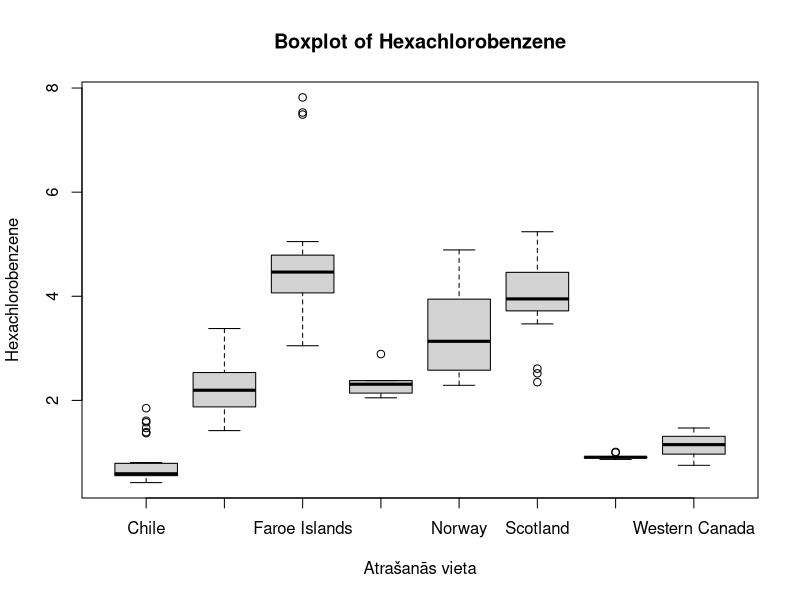
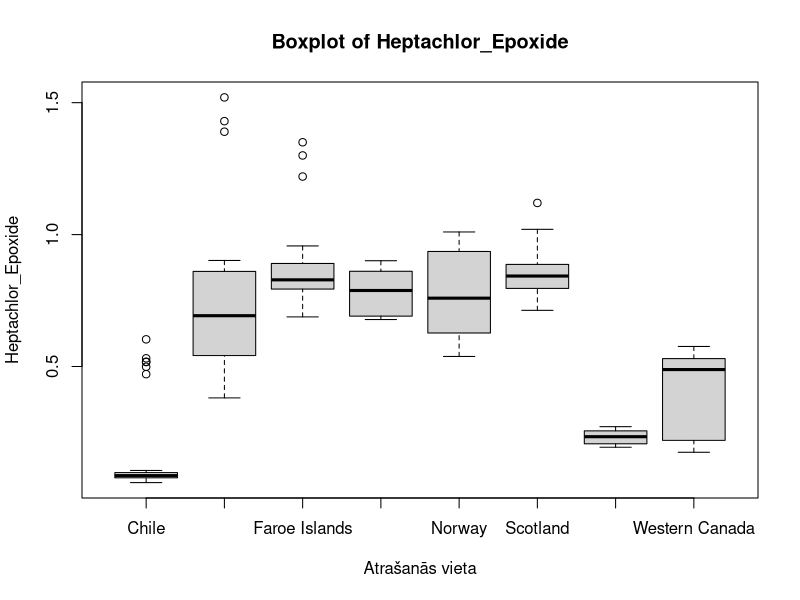
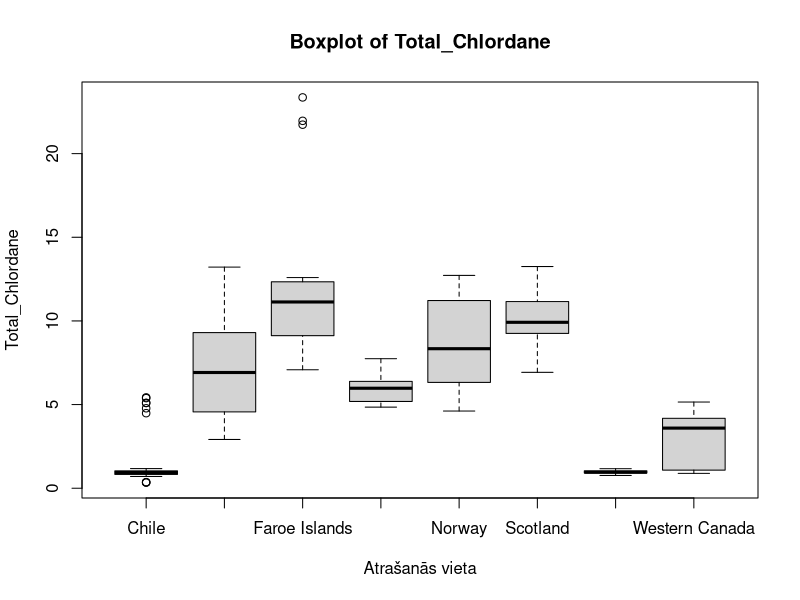
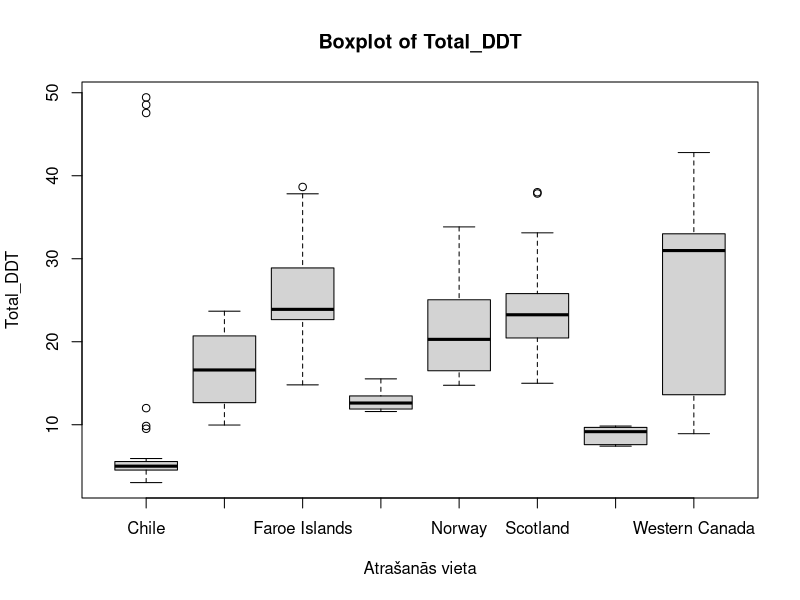
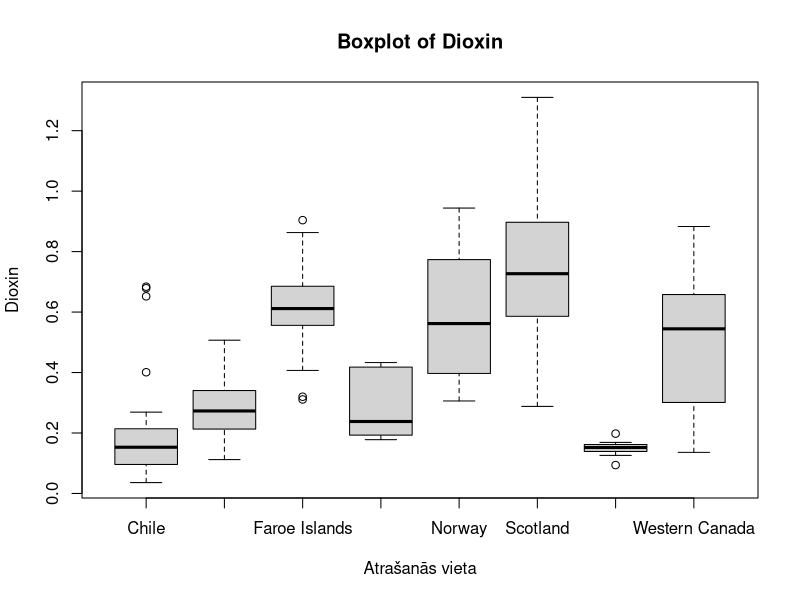
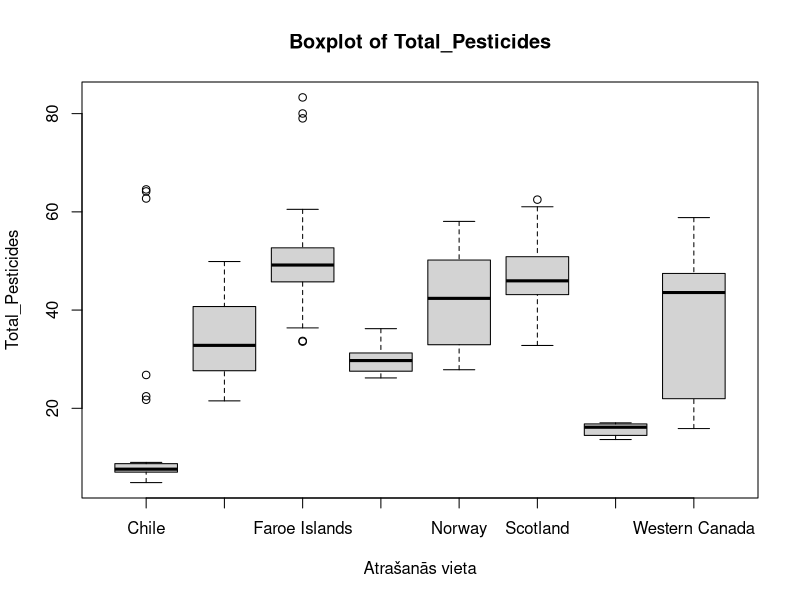
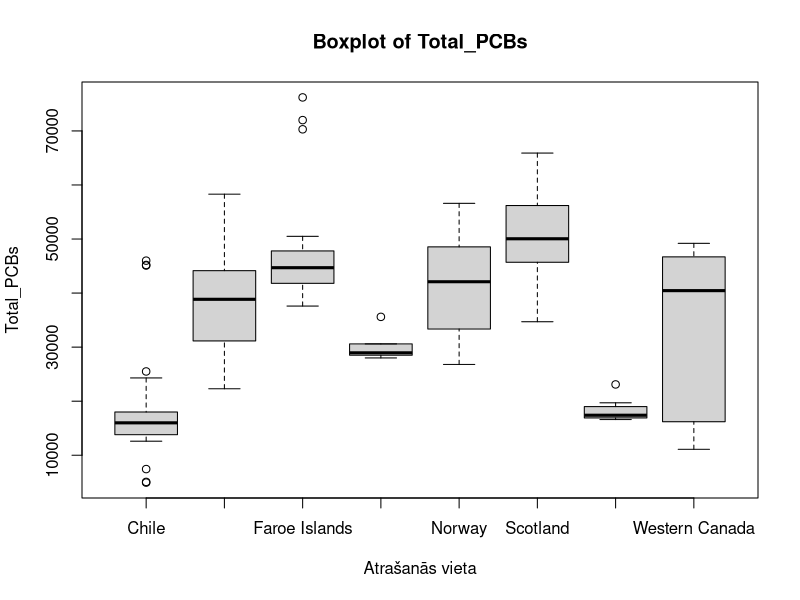

Generate these figures, in order, with R:
# Ielādēt nepieciešamās bibliotēkas
library(readxl)
library(dplyr)

# 1. solis: Nolasīt Excel failu

dati = read_excel("lasis_dati.xlsx")

# 2. solis: Pārbaudīt datu struktūru
print(colnames(dati))  # Pārbaudīt kolonnu nosaukumus
str(dati)              # Apskatīt datu struktūru

# 3. solis: Pārliecināties, ka 'Location' eksistē// nevajadzīgs solis
if (!"Location" %in% colnames(dati)) {
  stop("Kolonna 'Location' neeksistē datu kopā.")
}

# Pārvērst 'Location' par faktoru, ja vēlaties to uzskatīt par kategorisku
dati$Location <- as.factor(dati$Location)

# 4. solis: Datu transformācija un boxplotu izveide
for (kolonnas_nosaukums in colnames(dati)) {
  vertibas = dati[[kolonnas_nosaukums]]
  # 4.1 solis: Normālības tests un transformācija, ja skaitlisks
  if (is.numeric(vertibas) && all(vertibas > 0)) {
    log_vertibas = log(vertibas)
    # Veikt normālības testus
    shapiro_tests_log = shapiro.test(log_vertibas)
    print(shapiro_tests_log)
    # Pārliecināties, ka 'ad.test' ir definēts vai iekļauts no bibliotēkas
    if (exists("ad.test")) {
      ad_tests_log = ad.test(log_vertibas)
      print(ad_tests_log)
    } else {
      warning("ad.test funkcija netika atrasta; tiek izlaists Anderson-Darling tests.")
    }
    # 4.2 solis: Izveidot boxplotus
    boxplot(vertibas ~ dati$Location,  # Aizstāt 'Location' ar izvēlēto grupēšanas mainīgo
            main = paste("Boxplot of", kolonnas_nosaukums), 
            xlab = "Atrašanās vieta", 
            ylab = kolonnas_nosaukums)
  }
}
